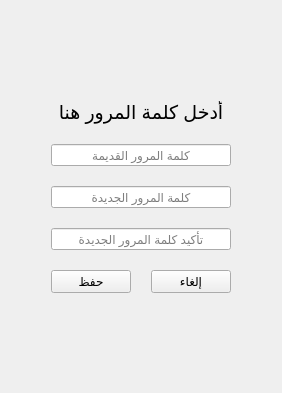
      <widget class="QWidget" name="page_3">
       <layout class="QVBoxLayout" name="verticalLayout_22" stretch="2,3,2">
        <item>
         <spacer name="verticalSpacer_3">
          <property name="orientation">
           <enum>Qt::Vertical</enum>
          </property>
          <property name="sizeHint" stdset="0">
           <size>
            <width>20</width>
            <height>56</height>
           </size>
          </property>
         </spacer>
        </item>
        <item>
         <layout class="QHBoxLayout" name="horizontalLayout_28">
          <item>
           <spacer name="horizontalSpacer_9">
            <property name="orientation">
             <enum>Qt::Horizontal</enum>
            </property>
            <property name="sizeHint" stdset="0">
             <size>
              <width>40</width>
              <height>20</height>
             </size>
            </property>
           </spacer>
          </item>
          <item>
           <layout class="QVBoxLayout" name="verticalLayout_11">
            <property name="spacing">
             <number>20</number>
            </property>
            <item>
             <layout class="QHBoxLayout" name="horizontalLayout_29">
              <item>
               <widget class="QLabel" name="label_44">
                <property name="maximumSize">
                 <size>
                  <width>200</width>
                  <height>200</height>
                 </size>
                </property>
                <property name="text">
                 <string/>
                </property>
                <property name="pixmap">
                 <pixmap resource="icons.qrc">:/icons/icons/02.png</pixmap>
                </property>
                <property name="scaledContents">
                 <bool>true</bool>
                </property>
               </widget>
              </item>
             </layout>
            </item>
            <item>
             <widget class="QLabel" name="label_46">
              <property name="font">
               <font>
                <pointsize>14</pointsize>
               </font>
              </property>
              <property name="text">
               <string>أدخل كلمة المرور هنا</string>
              </property>
              <property name="alignment">
               <set>Qt::AlignCenter</set>
              </property>
             </widget>
            </item>
            <item>
             <widget class="QLineEdit" name="old_pass">
              <property name="maxLength">
               <number>12</number>
              </property>
              <property name="echoMode">
               <enum>QLineEdit::Password</enum>
              </property>
              <property name="alignment">
               <set>Qt::AlignCenter</set>
              </property>
              <property name="placeholderText">
               <string>كلمة المرور القديمة</string>
              </property>
             </widget>
            </item>
            <item>
             <widget class="QLineEdit" name="new_pass">
              <property name="echoMode">
               <enum>QLineEdit::Password</enum>
              </property>
              <property name="alignment">
               <set>Qt::AlignCenter</set>
              </property>
              <property name="placeholderText">
               <string>كلمة المرور الجديدة</string>
              </property>
              <property name="clearButtonEnabled">
               <bool>true</bool>
              </property>
             </widget>
            </item>
            <item>
             <widget class="QLineEdit" name="new_pass_confirm">
              <property name="echoMode">
               <enum>QLineEdit::Password</enum>
              </property>
              <property name="alignment">
               <set>Qt::AlignCenter</set>
              </property>
              <property name="placeholderText">
               <string>تأكيد كلمة المرور الجديدة</string>
              </property>
              <property name="clearButtonEnabled">
               <bool>true</bool>
              </property>
             </widget>
            </item>
            <item>
             <layout class="QHBoxLayout" name="horizontalLayout_30">
              <item>
               <widget class="QPushButton" name="btn_save_pass">
                <property name="text">
                 <string>حفظ</string>
                </property>
                <property name="shortcut">
                 <string>Return</string>
                </property>
               </widget>
              </item>
              <item>
               <widget class="QPushButton" name="btn_cancel_pass">
                <property name="text">
                 <string>إلغاء</string>
                </property>
                <property name="shortcut">
                 <string>Esc</string>
                </property>
               </widget>
              </item>
             </layout>
            </item>
            <item>
             <widget class="QLabel" name="lbl_wrong_e">
              <property name="sizePolicy">
               <sizepolicy hsizetype="Expanding" vsizetype="Fixed">
                <horstretch>0</horstretch>
                <verstretch>0</verstretch>
               </sizepolicy>
              </property>
              <property name="styleSheet">
               <string notr="true">color: rgb(170, 0, 0);</string>
              </property>
              <property name="text">
               <string/>
              </property>
              <property name="alignment">
               <set>Qt::AlignCenter</set>
              </property>
             </widget>
            </item>
           </layout>
          </item>
          <item>
           <spacer name="horizontalSpacer_10">
            <property name="orientation">
             <enum>Qt::Horizontal</enum>
            </property>
            <property name="sizeHint" stdset="0">
             <size>
              <width>40</width>
              <height>20</height>
             </size>
            </property>
           </spacer>
          </item>
         </layout>
        </item>
        <item>
         <spacer name="verticalSpacer_4">
          <property name="orientation">
           <enum>Qt::Vertical</enum>
          </property>
          <property name="sizeHint" stdset="0">
           <size>
            <width>20</width>
            <height>55</height>
           </size>
          </property>
         </spacer>
        </item>
       </layout>
      </widget>
